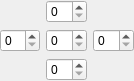
<?xml version="1.0" encoding="UTF-8"?>
<ui version="4.0">
 <class>ControlTabOrderEdit</class>
 <widget class="QWidget" name="ControlTabOrderEdit">
  <property name="geometry">
   <rect>
    <x>0</x>
    <y>0</y>
    <width>134</width>
    <height>80</height>
   </rect>
  </property>
  <property name="windowTitle">
   <string>Form</string>
  </property>
  <layout class="QHBoxLayout" name="horizontalLayout">
   <property name="leftMargin">
    <number>0</number>
   </property>
   <property name="topMargin">
    <number>0</number>
   </property>
   <property name="rightMargin">
    <number>0</number>
   </property>
   <property name="bottomMargin">
    <number>0</number>
   </property>
   <item>
    <layout class="QGridLayout" name="gridLayout">
     <item row="0" column="0">
      <widget class="QWidget" name="widget_2" native="true"/>
     </item>
     <item row="0" column="1">
      <widget class="QSpinBox" name="spinBox">
       <property name="minimumSize">
        <size>
         <width>40</width>
         <height>0</height>
        </size>
       </property>
      </widget>
     </item>
     <item row="0" column="2">
      <widget class="QWidget" name="widget" native="true"/>
     </item>
     <item row="1" column="0">
      <widget class="QSpinBox" name="spinBox_5">
       <property name="minimumSize">
        <size>
         <width>40</width>
         <height>0</height>
        </size>
       </property>
      </widget>
     </item>
     <item row="1" column="1">
      <widget class="QSpinBox" name="spinBox_2"/>
     </item>
     <item row="1" column="2">
      <widget class="QSpinBox" name="spinBox_4">
       <property name="minimumSize">
        <size>
         <width>40</width>
         <height>0</height>
        </size>
       </property>
      </widget>
     </item>
     <item row="2" column="0">
      <widget class="QWidget" name="widget_3" native="true"/>
     </item>
     <item row="2" column="1">
      <widget class="QSpinBox" name="spinBox_3"/>
     </item>
     <item row="2" column="2">
      <widget class="QWidget" name="widget_4" native="true"/>
     </item>
    </layout>
   </item>
  </layout>
 </widget>
 <resources/>
 <connections/>
</ui>
